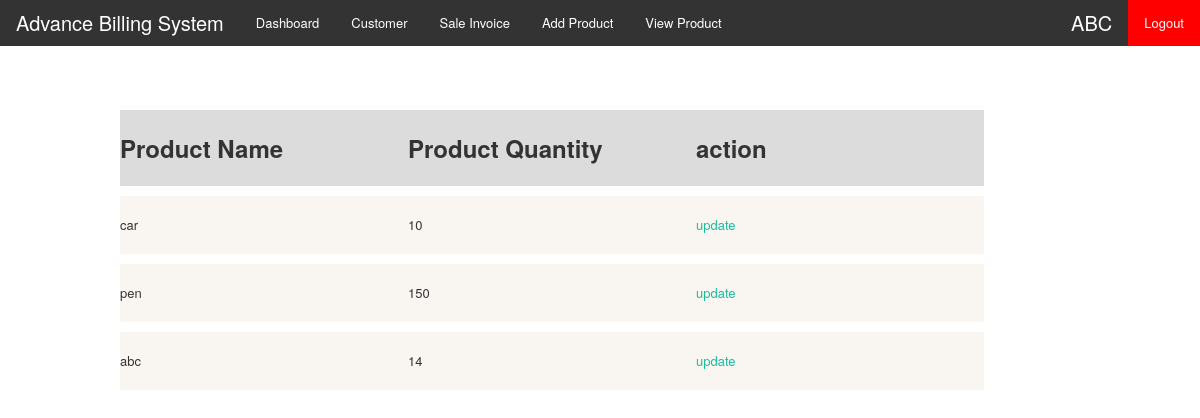
/viewquentity/ (signed in), run on the app's committed database.
### organisation/models.py (models this page shows, shortened)
class OrganisationDetails(models.Model):
    company_name = models.CharField(max_length=50)
    company_type = models.CharField(max_length=50)
    pan_number = models.CharField(max_length=10)
    gstin_number = models.CharField(max_length=15)
    address_1 = models.CharField(max_length=90)
    address_2 = models.CharField(max_length=90)
    state = models.CharField(max_length=60)
    city = models.CharField(max_length=60)
    pincode = models.CharField(max_length=6)
    full_name = models.CharField(max_length=50)
    phone = models.CharField(max_length=10)
    email  = models.EmailField()
    user_id = models.CharField(max_length=40)
    password_1 = models.CharField(max_length=40)
    password_2 = models.CharField(max_length=40)

class AddProduct(models.Model):
    companyName = models.ForeignKey(OrganisationDetails, on_delete=models.CASCADE,default="")
    Product_name = models.CharField(max_length = 50)
    Qty = models.IntegerField()

### organisation/views.py (the view)
# urls.py: path('viewquentity/',viewquentity,name='viewquentity'),
def viewquentity(request):
    if 'org' in request.session:
        org = OrganisationDetails.objects.get(user_id = request.session['org'])
        data=AddProduct.objects.filter(companyName=request.session['orgid'])
        return render(request,'viewQuntity.html',{'org':org.company_name,'data':data})
    else:
        return redirect('login')

### organisation/templates/viewQuntity.html (shortened to what this page needs)
{% extends 'base.html' %}
{% block content %}
    <!DOCTYPE html>
    <html lang="en">
    <head>
    </head>
    <body>
        <div class="rows">
            <div class="cardquintity">
                <div class="column-4" style="background-color: gainsboro;"><h2 >Product Name</h2></div>
                <div class="column-4" style="background-color: gainsboro;"><h2 >Product Quantity</h2></div>
                <div class="column-4" style="background-color: gainsboro;"><h2 >action</h2></div>
                {% for i in data %}
                <div class="column-4">{{i.Product_name}}</div>
                <div class="column-4">{{i.Qty}}</div>
                <div class="column-4"><a href="{% url 'updateaddProductForm' i.id %}">update</a></div>
                {% endfor %}
            </div>
        </div>
    </body>
    </html>
    {% endblock %}

### organisation/templates/base.html (shortened to what this page needs)
{% load static %}
<html>
    <head>
    <link rel="stylesheet" href="https://stackpath.bootstrapcdn.com/bootstrap/4.1.3/css/bootstrap.min.css">
    <link rel="stylesheet" type="text/css" href="{% static 'OpenSans.css' %}">
    <link rel="stylesheet" type="text/css" href="{% static 'style.css' %}">
    <link rel="stylesheet" type="text/css" href="{% static 'custom.css' %}">
    <link rel="stylesheet" type="text/css" href="{% static 'dashboard.css' %}">
    <link rel="stylesheet" type="text/css" href="{% static 'fieldset.css' %}">
    <link rel="stylesheet" type="text/css" href="{% static 'font-awesome.css' %}">
    <link rel="stylesheet" type="text/css" href="{% static 'footable.bootstrap.min.css' %}">
    <link rel="stylesheet" type="text/css" href="{% static 'jquery-te-1.4.0.css' %}">
    <link rel="stylesheet" type="text/css" href="{% static 'jquery-ui.css' %}">
    <link rel="stylesheet" type="text/css" href="{% static 'multi-select.css' %}">
    <link rel="stylesheet" type="text/css" href="{% static 'plans.css' %}">
    <link rel="stylesheet" type="text/css" href="{% static 'select2.min.css' %}">
    <link rel="stylesheet" type="text/css" href="{% static 'my-bootstrap.min.css' %}">
    <link rel="stylesheet" type="text/css" href="{% static 'bootstrap-tagsinput.css' %}">
    <link rel="stylesheet" type="text/css" href="{% static 'bootstrap-responsive.min.css' %}">
    </head>
    <body>
        <ul>
            <li class = "ret">Advance Billing System</li>
            <li><a href="{% url 'index' %}" >Dashboard</a></li>
            <li><a href="{% url 'customer' %}">Customer</a></li>
            <li><a href="{% url 'invoiceview' %}">Sale Invoice</a></li>
            <li><a href="{% url 'addProductForm' %}">Add Product</a></li>
            <li><a href="{% url 'viewquentity' %}">View Product</a></li>
            <li style="float:right"><a class="active" href="{% url 'logout' %}">Logout</a></li>
            <li style="float:right" class="ret">{{org}}</li>
          </ul>
<br><br><br>
    {% block content %}
    {% endblock %}
</body>
</html>

### organisation/static/style.css (style rules this page uses)
body { background: #f9f6f1; font: 13px/1.7em 'Open Sans'; }

### organisation/static/custom.css (style rules this page uses)
body { min-height: 100%; position: relative; min-width:auto; }
html { height: 100%; }

### organisation/templates/base.html (style rules this page uses)
ul { list-style-type: none; margin: 0; padding: 0; overflow: hidden; background-color: #333; }
li { float: left; }
li a { display: block; color: white; text-align: center; padding: 14px 16px; text-decoration: none; }
.active { background-color: red; }
.ret { display: block; color: white; text-align: center; font-size: 20px; padding: 14px 16px; text-decoration: none; }

### organisation/templates/viewQuntity.html (style rules this page uses)
.cardquintity { background-color: #f9f6f1; }
.rows { width: 80%; margin: auto; background-color: #f9f6f1; }
.column-4 { width: 30%; float: left; margin-top: 10px; background-color: #f9f6f1; padding: 20px 0px 20px 0px; }

### data on the page
OrganisationDetails: company_name "ABC"
AddProduct: Product_name "car", Qty "10"
AddProduct: Product_name "pen", Qty "150"
AddProduct: Product_name "abc", Qty "14"
